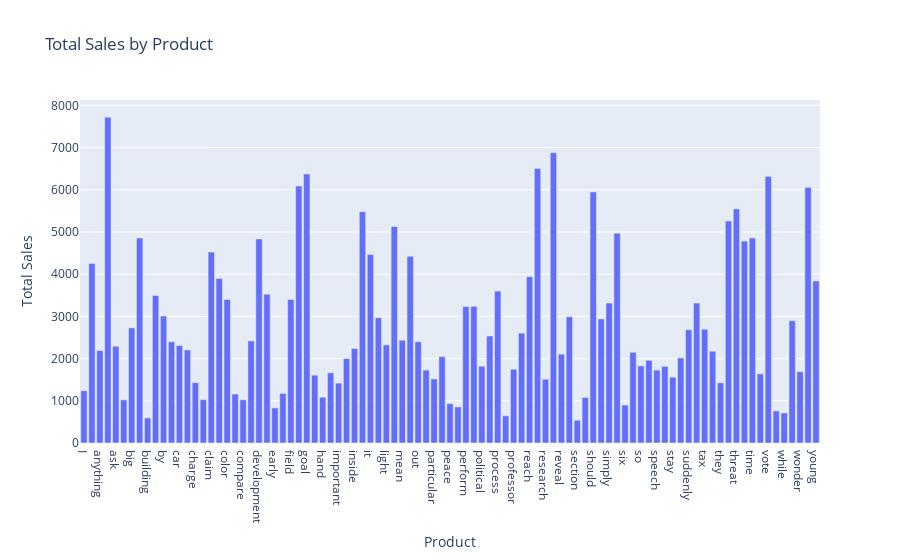

Source (notebook cell):
### Code cell
import pandas as pd
from pathlib import Path
import plotly.express as px

# Define the correct path to the CSV file
file_path = Path("/home/charles/github/repos/learn-pandas/data/mock_data.csv")

# Load the data
data = pd.read_csv(file_path)

# Assuming 'Total Sales' column exists in data, if not, create it
if (
    "Total Sales" not in data.columns
    and "Sales" in data.columns
    and "Quantity" in data.columns
):
    data["Total Sales"] = data["Sales"] * data["Quantity"]

# Group the data by 'Product' and calculate the total sales for each product
product_sales = data.groupby("Product", as_index=False)["Total Sales"].sum()

# Create a bar chart using Plotly Express
fig = px.bar(
    product_sales, x="Product", y="Total Sales", title="Total Sales by Product"
)  # Note: 'Total Sales' is used here

# Show the chart
fig.show()

### Figure 1 — Plotly figure (JSON) as saved in the notebook; plotly's stock layout.template omitted (floating-point values rounded to 4 significant figures)
{"data": [{"alignmentgroup": "True", "hovertemplate": "Product=%{x}<br>Total Sales=%{y}<extra></extra>", "legendgroup": "", "marker": {"color": "#636efa", "pattern": {"shape": ""}}, "name": "", "offsetgroup": "", "orientation": "v", "showlegend": false, "textposition": "auto", "type": "bar", "x": ["I", "TV", "anything", "around", "ask", "believe", "big", "box", "building", "business", "by", "candidate", "car", "carry", "charge", "check", "claim", "collection", "color", "community", "compare", "cut", "development", "direction", "early", "face", "field", "follow", "goal", "half", "hand", "idea", "important", "include", "inside", "investment", "it", "join", "light", "like", "mean", "music", "out", "over", "particular", "pay", "peace", "per", "perform", "physical", "political", "position", "process", "production", "professor", "property", "reach", "receive", "research", "rest", "reveal", "safe", "section", "shake", "should", "side", "simply", "sing", "six", "small", "so", "society", "speech", "state", "stay", "success", "suddenly", "suffer", "tax", "tend", "they", "think", "threat", "three", "time", "until", "vote", "week", "while", "wish", "wonder", "yard", "young"], "xaxis": "x", "y": [1239, 4256, 2193, 7722, 2294, 1023, 2728, 4860, 594, 3496, 3009, 2400, 2310, 2204, 1431, 1026, 4524, 3900, 3402, 1160, 1023, 2419, 4836, 3528, 832, 1176, 3400, 6090, 6375, 1608, 1085, 1664, 1419, 2001, 2241, 5481, 4465, 2968, 2325, 5132, 2436, 4425, 2400, 1728, 1519, 2046, 930, 855, 3233, 3239, 1820, 2536, 3600, 644, 1749, 2604, 3942, 6507, 1512, 6880, 2106, 2993, 540, 1080, 5950, 2940, 3315, 4970, 900, 2150, 1827, 1960, 1728, 1817, 1560, 2016, 2684, 3315, 2695, 2175, 1426, 5260, 5548, 4785, 4860, 1638, 6318, 760, 713, 2898, 1690, 6059, 3840], "yaxis": "y"}], "layout": {"barmode": "relative", "legend": {"tracegroupgap": 0}, "title": {"text": "Total Sales by Product"}, "xaxis": {"anchor": "y", "domain": [0, 1], "title": {"text": "Product"}}, "yaxis": {"anchor": "x", "domain": [0, 1], "title": {"text": "Total Sales"}}}}
